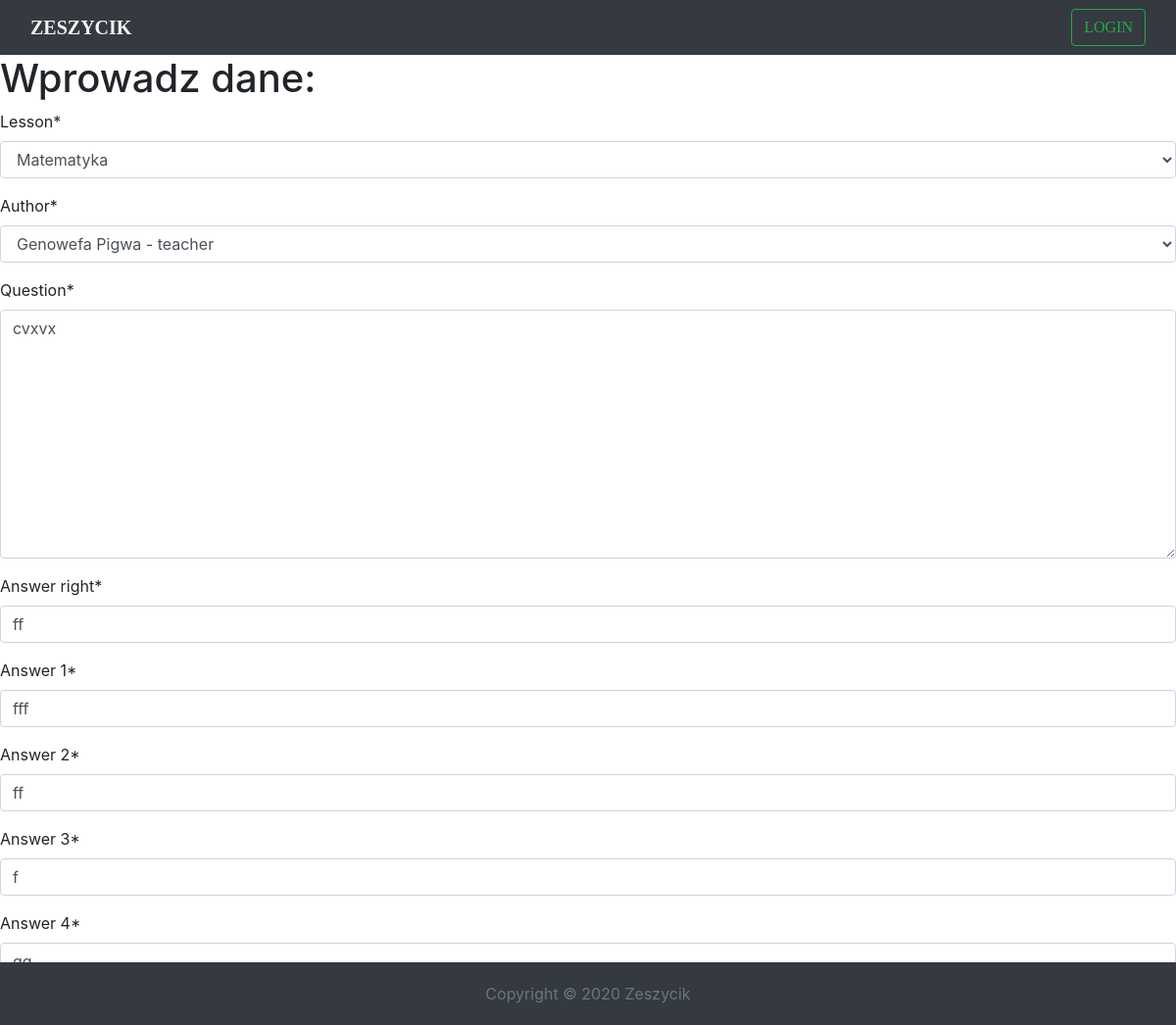
The page /studenttest/update/1 on the database its author committed.
### school/models.py (models this page shows, shortened)
class StudentTest(models.Model):
    lesson = models.ForeignKey(Lesson, on_delete=models.CASCADE)
    author = models.ForeignKey(SchoolUser, on_delete=models.DO_NOTHING)
    question = models.TextField()
    answer_right = models.CharField(max_length=5, default='')
    answer_1 = models.CharField(max_length=150, default='')
    answer_2 = models.CharField(max_length=150, default='')
    answer_3 = models.CharField(max_length=150, default='')
    answer_4 = models.CharField(max_length=150, default='')

### school/views.py (the view)
# urls.py: path('studenttest/update/<pk>', StudentTestUpdateView.as_view(), name='studenttest_update'),
class StudentTestUpdateView(UpdateView):
    template_name = 'form.html'
    model = StudentTest
    form_class = StudentTestForm
    success_url = reverse_lazy('studenttest_list')

### school/forms.py
class StudentTestForm(ModelForm):
    def __init__(self, *args, **kwargs):
        super().__init__(*args, **kwargs)
    class Meta:
        model = StudentTest
        fields = '__all__'

### school/models.py (called while the page is built)
    def __str__(self):
        return f'{self.user.first_name} {self.user.last_name} - {self.permissions}'

    def __str__(self):
        return self.name

### school/templates/form.html (shortened to what this page needs)
{% extends 'base.html' %}
{% load static %}
{% load crispy_forms_tags%}
{% block content %}
    <h1>Wprowadz dane:</h1>
    <form  method="post" enctype="multipart/form-data">
        {{ form | crispy }}
    </form>
{% endblock content %}

### static/css/index.css (style rules this page uses)
body { margin-top: 70px; background-attachment: fixed; background-size: 100%; font-size: 16px; }

### rows shown on the page
StudentTest: lesson "Matematyka", author "Genowefa Pigwa - teacher", question "cvxvx", answer_right "ff", answer_1 "fff", answer_2 "ff", answer_3 "f", answer_4 "gg"
